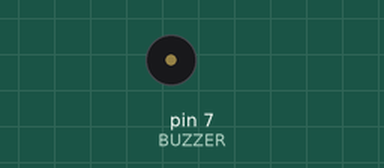
Bench run of a sketch on a simulated Arduino Uno, built with avr-gcc and run on an emulated ATmega328P. Shown: buzzer (waves = sounding, pin HIGH).

Above: at 0.3 s.
Timing chart, 0 to 3.6 s (numbered marks = the images above):
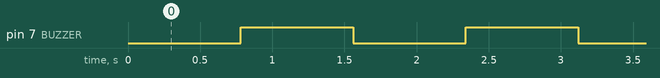

The sketch:

Buzzer_Vol_Control.ino
```cpp
#define CLK 6
#define DT 5
#define SW 4
int BUZZER = 7;
int frequency;

void setup() {
  // put your setup code here, to run once:
Serial.begin(9600);
pinMode(CLK,INPUT);
  pinMode(DT,INPUT);
  pinMode(SW, INPUT_PULLUP);
  pinMode(BUZZER, OUTPUT);
}

void loop() {
  // put your main code here, to run repeatedly:
// fade in from min to max in increments of 5 points:
  for(int fadeValue = 0 ; fadeValue <= 255; fadeValue +=5) {
    // sets the value (range from 0 to 255):
    analogWrite(BUZZER, fadeValue);
    // wait for 30 milliseconds to see the dimming effect
    delay(30);
}
}
```

Measured:
- by itself, pin 7 (BUZZER): alternates HIGH for 0.78 s and LOW for 0.78 s
